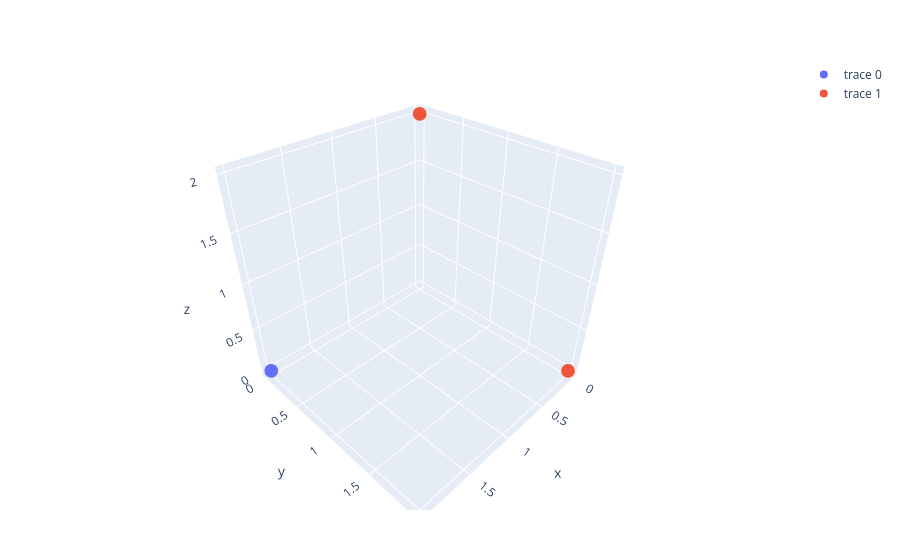

The notebook cell saved with this chart:
### Markdown cell above
## 1. Plotting Points

Let's start by plotting points as single objects.

### Code cell
function plotpoint(pts::Vector;
        mode="markers",
        plottype="scatter3d",
        kwargs...)
    
    x = [i.e1 for i in pts]
    y = [i.e2 for i in pts]
    z = [i.e3 for i in pts]
    
    scatter(x=x,y=y,z=z,mode=mode,type=plottype;kwargs...) 
end

function plotpoint(p::MultiVector; plottype="scatter3d", kwargs...)
    plotpoint([p];plottype=plottype, kwargs...)
end

a = point(2,0,0)
b = point(0,2,0)
c = point(0,0,2)
plot(
    [
        plotpoint(a),
        plotpoint([b,c])
    ]
)

### Figure 1 — Plotly figure (JSON) as saved in the notebook; plotly's stock layout.template omitted (floating-point values rounded to 4 significant figures)
{"data": [{"mode": "markers", "type": "scatter3d", "x": [2], "y": [0], "z": [0]}, {"mode": "markers", "type": "scatter3d", "x": [0, 0], "y": [2, 0], "z": [0, 2]}], "layout": {"autosize": true, "margin": {"b": 50, "l": 50, "r": 50, "t": 60}, "scene": {"aspectmode": "auto", "aspectratio": {"x": 1, "y": 1, "z": 1}}}}
